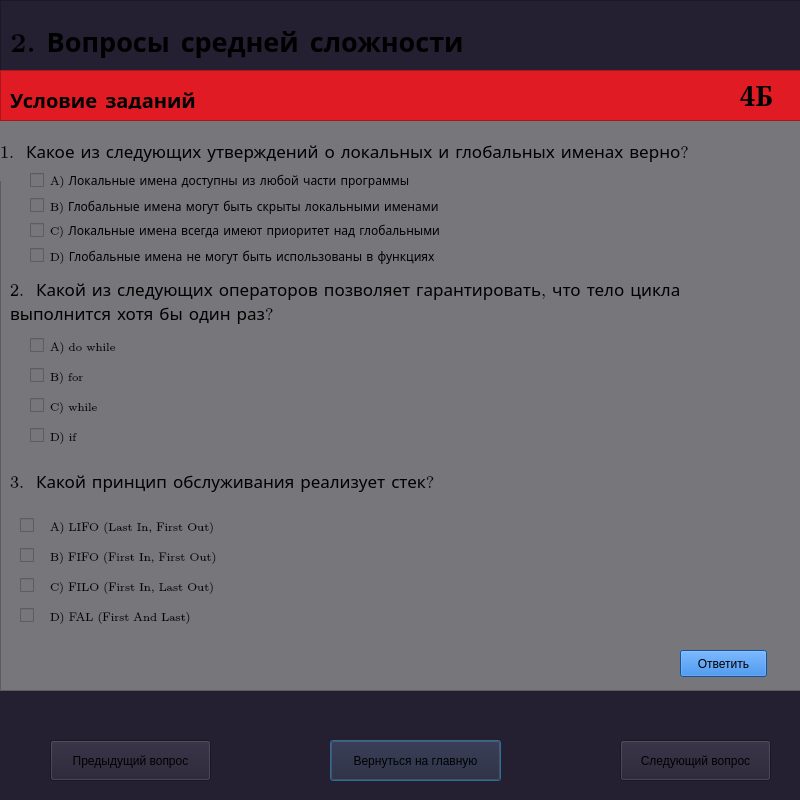
<?xml version="1.0" encoding="UTF-8"?>
<ui version="4.0">
 <class>Dialog</class>
 <widget class="QDialog" name="Dialog">
  <property name="geometry">
   <rect>
    <x>0</x>
    <y>0</y>
    <width>800</width>
    <height>800</height>
   </rect>
  </property>
  <property name="windowTitle">
   <string>Обучающая система</string>
  </property>
  <property name="styleSheet">
   <string notr="true">background-color: rgb(36, 31, 49);</string>
  </property>
  <widget class="QPushButton" name="pushButton">
   <property name="geometry">
    <rect>
     <x>330</x>
     <y>740</y>
     <width>171</width>
     <height>41</height>
    </rect>
   </property>
   <property name="text">
    <string>Вернуться на главную</string>
   </property>
  </widget>
  <widget class="QPushButton" name="pushButton_5">
   <property name="geometry">
    <rect>
     <x>620</x>
     <y>740</y>
     <width>151</width>
     <height>41</height>
    </rect>
   </property>
   <property name="text">
    <string>Следующий вопрос</string>
   </property>
  </widget>
  <widget class="QPushButton" name="pushButton_2">
   <property name="geometry">
    <rect>
     <x>50</x>
     <y>740</y>
     <width>161</width>
     <height>41</height>
    </rect>
   </property>
   <property name="text">
    <string>Предыдущий вопрос</string>
   </property>
  </widget>
  <widget class="QFrame" name="frame_4">
   <property name="geometry">
    <rect>
     <x>0</x>
     <y>0</y>
     <width>801</width>
     <height>691</height>
    </rect>
   </property>
   <property name="frameShape">
    <enum>QFrame::StyledPanel</enum>
   </property>
   <property name="frameShadow">
    <enum>QFrame::Raised</enum>
   </property>
   <widget class="QFrame" name="frame_5">
    <property name="geometry">
     <rect>
      <x>0</x>
      <y>120</y>
      <width>801</width>
      <height>571</height>
     </rect>
    </property>
    <property name="autoFillBackground">
     <bool>false</bool>
    </property>
    <property name="styleSheet">
     <string notr="true">background-color: rgb(119, 118, 123);</string>
    </property>
    <property name="frameShape">
     <enum>QFrame::StyledPanel</enum>
    </property>
    <property name="frameShadow">
     <enum>QFrame::Raised</enum>
    </property>
    <widget class="QLabel" name="label_14">
     <property name="geometry">
      <rect>
       <x>0</x>
       <y>0</y>
       <width>711</width>
       <height>61</height>
      </rect>
     </property>
     <property name="font">
      <font>
       <family>LM Roman 8</family>
       <pointsize>13</pointsize>
      </font>
     </property>
     <property name="text">
      <string>1.  Какое из следующих утверждений о локальных и глобальных именах верно?</string>
     </property>
    </widget>
    <widget class="QLabel" name="label_18">
     <property name="geometry">
      <rect>
       <x>10</x>
       <y>150</y>
       <width>751</width>
       <height>61</height>
      </rect>
     </property>
     <property name="font">
      <font>
       <family>LM Roman 8</family>
       <pointsize>13</pointsize>
      </font>
     </property>
     <property name="text">
      <string>2.  Какой из следующих операторов позволяет гарантировать, что тело цикла 
выполнится хотя бы один раз?</string>
     </property>
    </widget>
    <widget class="QPushButton" name="pushButton_6">
     <property name="geometry">
      <rect>
       <x>680</x>
       <y>530</y>
       <width>87</width>
       <height>27</height>
      </rect>
     </property>
     <property name="styleSheet">
      <string notr="true">background-color: rgb(28, 113, 216);</string>
     </property>
     <property name="text">
      <string>Ответить</string>
     </property>
    </widget>
    <widget class="QCheckBox" name="AnswerA_2">
     <property name="geometry">
      <rect>
       <x>30</x>
       <y>210</y>
       <width>20</width>
       <height>31</height>
      </rect>
     </property>
     <property name="styleSheet">
      <string notr="true">color: rgb(224, 27, 36);</string>
     </property>
     <property name="text">
      <string/>
     </property>
    </widget>
    <widget class="QCheckBox" name="AnswerC_2">
     <property name="geometry">
      <rect>
       <x>30</x>
       <y>270</y>
       <width>20</width>
       <height>31</height>
      </rect>
     </property>
     <property name="styleSheet">
      <string notr="true">color: rgb(224, 27, 36);</string>
     </property>
     <property name="text">
      <string/>
     </property>
    </widget>
    <widget class="QCheckBox" name="AnswerD_2">
     <property name="geometry">
      <rect>
       <x>30</x>
       <y>300</y>
       <width>20</width>
       <height>31</height>
      </rect>
     </property>
     <property name="styleSheet">
      <string notr="true">color: rgb(224, 27, 36);</string>
     </property>
     <property name="text">
      <string/>
     </property>
    </widget>
    <widget class="QCheckBox" name="AnswerB_2">
     <property name="geometry">
      <rect>
       <x>30</x>
       <y>240</y>
       <width>20</width>
       <height>31</height>
      </rect>
     </property>
     <property name="styleSheet">
      <string notr="true">color: rgb(224, 27, 36);</string>
     </property>
     <property name="text">
      <string/>
     </property>
    </widget>
    <widget class="QCheckBox" name="AnswerD">
     <property name="geometry">
      <rect>
       <x>30</x>
       <y>120</y>
       <width>20</width>
       <height>31</height>
      </rect>
     </property>
     <property name="styleSheet">
      <string notr="true">color: rgb(224, 27, 36);</string>
     </property>
     <property name="text">
      <string/>
     </property>
    </widget>
    <widget class="QCheckBox" name="AnswerB">
     <property name="geometry">
      <rect>
       <x>30</x>
       <y>70</y>
       <width>20</width>
       <height>31</height>
      </rect>
     </property>
     <property name="styleSheet">
      <string notr="true">color: rgb(224, 27, 36);</string>
     </property>
     <property name="text">
      <string/>
     </property>
    </widget>
    <widget class="QCheckBox" name="AnswerC">
     <property name="geometry">
      <rect>
       <x>30</x>
       <y>100</y>
       <width>20</width>
       <height>21</height>
      </rect>
     </property>
     <property name="styleSheet">
      <string notr="true">color: rgb(224, 27, 36);</string>
     </property>
     <property name="text">
      <string/>
     </property>
    </widget>
    <widget class="QCheckBox" name="AnswerA">
     <property name="geometry">
      <rect>
       <x>30</x>
       <y>50</y>
       <width>20</width>
       <height>21</height>
      </rect>
     </property>
     <property name="styleSheet">
      <string notr="true">color: rgb(224, 27, 36);</string>
     </property>
     <property name="text">
      <string/>
     </property>
    </widget>
    <widget class="QLabel" name="label_19">
     <property name="geometry">
      <rect>
       <x>10</x>
       <y>330</y>
       <width>461</width>
       <height>61</height>
      </rect>
     </property>
     <property name="font">
      <font>
       <family>LM Roman 8</family>
       <pointsize>13</pointsize>
      </font>
     </property>
     <property name="text">
      <string>3.  Какой принцип обслуживания реализует стек?</string>
     </property>
    </widget>
    <widget class="QCheckBox" name="AnswerA_3">
     <property name="geometry">
      <rect>
       <x>20</x>
       <y>390</y>
       <width>20</width>
       <height>31</height>
      </rect>
     </property>
     <property name="styleSheet">
      <string notr="true">color: rgb(224, 27, 36);</string>
     </property>
     <property name="text">
      <string/>
     </property>
    </widget>
    <widget class="QCheckBox" name="AnswerB_3">
     <property name="geometry">
      <rect>
       <x>20</x>
       <y>420</y>
       <width>20</width>
       <height>31</height>
      </rect>
     </property>
     <property name="styleSheet">
      <string notr="true">color: rgb(224, 27, 36);</string>
     </property>
     <property name="text">
      <string/>
     </property>
    </widget>
    <widget class="QCheckBox" name="AnswerC_3">
     <property name="geometry">
      <rect>
       <x>20</x>
       <y>450</y>
       <width>20</width>
       <height>31</height>
      </rect>
     </property>
     <property name="styleSheet">
      <string notr="true">color: rgb(224, 27, 36);</string>
     </property>
     <property name="text">
      <string/>
     </property>
    </widget>
    <widget class="QCheckBox" name="AnswerD_3">
     <property name="geometry">
      <rect>
       <x>20</x>
       <y>480</y>
       <width>20</width>
       <height>31</height>
      </rect>
     </property>
     <property name="styleSheet">
      <string notr="true">color: rgb(224, 27, 36);</string>
     </property>
     <property name="text">
      <string/>
     </property>
    </widget>
    <widget class="QLabel" name="label_13">
     <property name="geometry">
      <rect>
       <x>50</x>
       <y>50</y>
       <width>481</width>
       <height>19</height>
      </rect>
     </property>
     <property name="font">
      <font>
       <family>LM Roman 8</family>
      </font>
     </property>
     <property name="text">
      <string>A) Локальные имена доступны из любой части программы</string>
     </property>
    </widget>
    <widget class="QLabel" name="label_15">
     <property name="geometry">
      <rect>
       <x>50</x>
       <y>210</y>
       <width>91</width>
       <height>31</height>
      </rect>
     </property>
     <property name="font">
      <font>
       <family>LM Roman 8</family>
      </font>
     </property>
     <property name="text">
      <string>A) do while</string>
     </property>
    </widget>
    <widget class="QLabel" name="label_16">
     <property name="geometry">
      <rect>
       <x>50</x>
       <y>240</y>
       <width>51</width>
       <height>31</height>
      </rect>
     </property>
     <property name="font">
      <font>
       <family>LM Roman 8</family>
      </font>
     </property>
     <property name="text">
      <string>B) for</string>
     </property>
    </widget>
    <widget class="QLabel" name="label_17">
     <property name="geometry">
      <rect>
       <x>50</x>
       <y>270</y>
       <width>71</width>
       <height>31</height>
      </rect>
     </property>
     <property name="font">
      <font>
       <family>LM Roman 8</family>
      </font>
     </property>
     <property name="text">
      <string>C) while</string>
     </property>
    </widget>
    <widget class="QLabel" name="label_20">
     <property name="geometry">
      <rect>
       <x>50</x>
       <y>300</y>
       <width>51</width>
       <height>31</height>
      </rect>
     </property>
     <property name="font">
      <font>
       <family>LM Roman 8</family>
      </font>
     </property>
     <property name="text">
      <string>D) if</string>
     </property>
    </widget>
    <widget class="QLabel" name="label_21">
     <property name="geometry">
      <rect>
       <x>50</x>
       <y>70</y>
       <width>521</width>
       <height>31</height>
      </rect>
     </property>
     <property name="font">
      <font>
       <family>LM Roman 8</family>
      </font>
     </property>
     <property name="text">
      <string>B) Глобальные имена могут быть скрыты локальными именами</string>
     </property>
    </widget>
    <widget class="QLabel" name="label_22">
     <property name="geometry">
      <rect>
       <x>50</x>
       <y>100</y>
       <width>521</width>
       <height>19</height>
      </rect>
     </property>
     <property name="font">
      <font>
       <family>LM Roman 8</family>
      </font>
     </property>
     <property name="text">
      <string>C) Локальные имена всегда имеют приоритет над глобальными</string>
     </property>
    </widget>
    <widget class="QLabel" name="label_23">
     <property name="geometry">
      <rect>
       <x>50</x>
       <y>120</y>
       <width>511</width>
       <height>31</height>
      </rect>
     </property>
     <property name="font">
      <font>
       <family>LM Roman 8</family>
      </font>
     </property>
     <property name="text">
      <string>D) Глобальные имена не могут быть использованы в функциях</string>
     </property>
    </widget>
    <widget class="QLabel" name="label_27">
     <property name="geometry">
      <rect>
       <x>50</x>
       <y>390</y>
       <width>211</width>
       <height>31</height>
      </rect>
     </property>
     <property name="font">
      <font>
       <family>LM Roman 8</family>
      </font>
     </property>
     <property name="text">
      <string>A) LIFO (Last In, First Out)</string>
     </property>
    </widget>
    <widget class="QLabel" name="label_28">
     <property name="geometry">
      <rect>
       <x>50</x>
       <y>420</y>
       <width>211</width>
       <height>31</height>
      </rect>
     </property>
     <property name="font">
      <font>
       <family>LM Roman 8</family>
      </font>
     </property>
     <property name="text">
      <string>B) FIFO (First In, First Out)</string>
     </property>
    </widget>
    <widget class="QLabel" name="label_29">
     <property name="geometry">
      <rect>
       <x>50</x>
       <y>450</y>
       <width>211</width>
       <height>31</height>
      </rect>
     </property>
     <property name="font">
      <font>
       <family>LM Roman 8</family>
      </font>
     </property>
     <property name="text">
      <string>C) FILO (First In, Last Out)</string>
     </property>
    </widget>
    <widget class="QLabel" name="label_30">
     <property name="geometry">
      <rect>
       <x>50</x>
       <y>480</y>
       <width>181</width>
       <height>31</height>
      </rect>
     </property>
     <property name="font">
      <font>
       <family>LM Roman 8</family>
      </font>
     </property>
     <property name="text">
      <string>D) FAL (First And Last)</string>
     </property>
    </widget>
   </widget>
   <widget class="QFrame" name="frame_6">
    <property name="geometry">
     <rect>
      <x>0</x>
      <y>70</y>
      <width>801</width>
      <height>51</height>
     </rect>
    </property>
    <property name="styleSheet">
     <string notr="true">background-color: rgb(224, 27, 36);</string>
    </property>
    <property name="frameShape">
     <enum>QFrame::StyledPanel</enum>
    </property>
    <property name="frameShadow">
     <enum>QFrame::Raised</enum>
    </property>
    <widget class="QLabel" name="label_24">
     <property name="geometry">
      <rect>
       <x>10</x>
       <y>20</y>
       <width>211</width>
       <height>19</height>
      </rect>
     </property>
     <property name="font">
      <font>
       <family>LM Roman 8</family>
       <pointsize>15</pointsize>
       <weight>75</weight>
       <bold>true</bold>
      </font>
     </property>
     <property name="text">
      <string>Условие заданий</string>
     </property>
    </widget>
    <widget class="QLabel" name="label_25">
     <property name="geometry">
      <rect>
       <x>740</x>
       <y>10</y>
       <width>66</width>
       <height>31</height>
      </rect>
     </property>
     <property name="font">
      <font>
       <family>Serif</family>
       <pointsize>20</pointsize>
       <weight>75</weight>
       <bold>true</bold>
      </font>
     </property>
     <property name="text">
      <string>4Б</string>
     </property>
    </widget>
   </widget>
   <widget class="QLabel" name="label_26">
    <property name="geometry">
     <rect>
      <x>10</x>
      <y>20</y>
      <width>491</width>
      <height>41</height>
     </rect>
    </property>
    <property name="font">
     <font>
      <family>LM Roman 8</family>
      <pointsize>20</pointsize>
      <weight>75</weight>
      <bold>true</bold>
     </font>
    </property>
    <property name="text">
     <string>2. Вопросы средней сложности</string>
    </property>
   </widget>
  </widget>
 </widget>
 <resources/>
 <connections/>
</ui>
